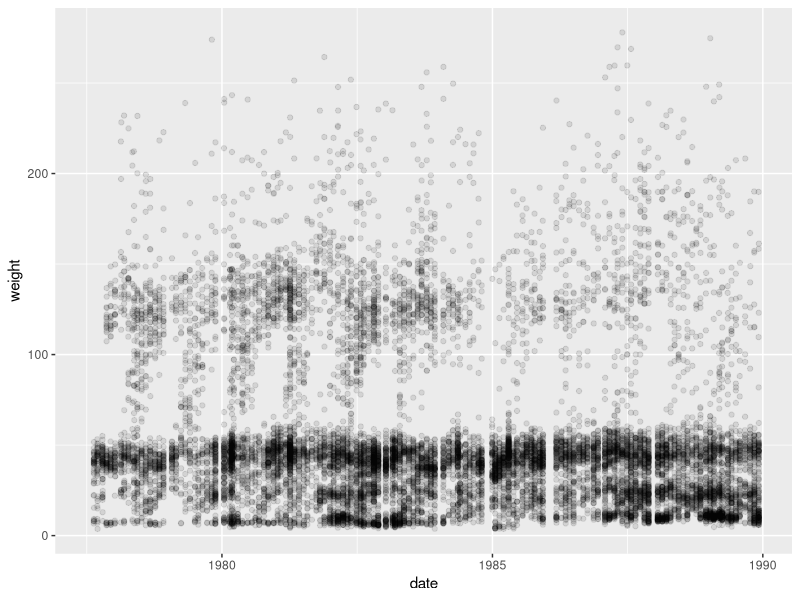
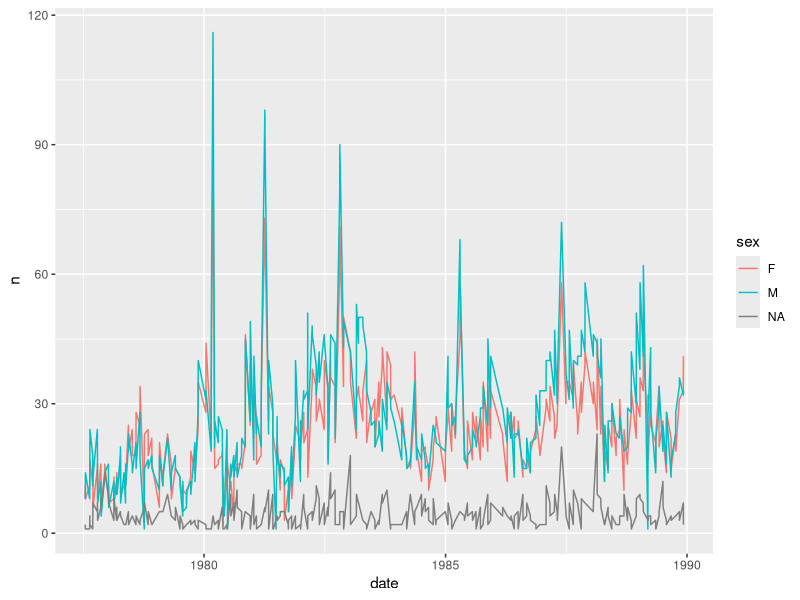

The R script that drew these images, in order:
## ---- chunk 1
library(tidyverse)
## ---- chunk 2
surveys <- read_csv("data/surveys_complete_77_89.csv")
## ---- chunk 3
class(surveys)
## ---- chunk 4
select(surveys, plot_id, species_id, hindfoot_length)
## ---- chunk 5
select(surveys, -record_id, -year)
## ---- chunk 6
select(surveys, c(3:5, 10))
## ---- chunk 7
select(surveys, where(is.numeric))
## ---- chunk 8
select(surveys, where(anyNA))
## ---- chunk 9
filter(surveys, year == 1985)
## ---- chunk 10
filter(surveys, species_id %in% c("RM", "DO"))
## ---- chunk 11
filter(surveys, year <= 1988 & !is.na(hindfoot_length))
## ---- chunk 12
surveys_filtered <- filter(surveys, year >= 1980 & year <= 1985)
## ---- chunk 13
surveys_selected <- select(surveys, year, month, species_id, plot_id)
## ---- chunk 14
filter(select(surveys, -day), month >= 7)
## ---- chunk 15
surveys_noday <- select(surveys, -day)
filter(surveys_noday, month >= 7)
## ---- chunk 16
surveys %>% 
  select(-day) %>% 
  filter(month >= 7)
## ---- chunk 17
surveys_sub <- surveys %>% 
  select(-day) %>% 
  filter(month >= 7)
## ---- chunk 18
surveys_1988 <- surveys %>%
  filter(year == 1988) %>%
  select(record_id, month, species_id)
## ---- chunk 19
surveys %>% 
  mutate(weight_kg = weight / 1000)
## ---- chunk 20
surveys %>% 
  mutate(weight_kg = weight / 1000,
         weight_lbs = weight_kg * 2.2)
## ---- chunk 21
surveys %>% 
  mutate(date = paste(year, month, day, sep = "-"))
## ---- chunk 22
surveys %>% 
  mutate(date = paste(year, month, day, sep = "-")) %>% 
  relocate(date, .after = year)
## ---- chunk 23
library(lubridate)

surveys %>% 
  mutate(date = paste(year, month, day, sep = "-"),
         date = ymd(date)) %>% 
  relocate(date, .after = year)

surveys %>% 
  mutate(date = paste(year, month, day, sep = "-"),
         date = as.Date(date)) %>% 
  relocate(date, .after = year)
## ---- chunk 24
# using nested functions
surveys %>% 
  mutate(date = ymd(paste(year, month, day, sep = "-"))) %>% 
  relocate(date, .after = year)

# using a pipe *inside* mutate()
surveys %>% 
  mutate(date = paste(year, month, day, 
                      sep = "-") %>% ymd()) %>% 
  relocate(date, .after = year)
## ---- chunk 25
surveys %>% 
  mutate(date = ymd(paste(year, month, day, sep = "-"))) %>% 
  ggplot(aes(x = date, y = weight)) +
  geom_jitter(alpha = 0.1)
## ---- chunk 26
surveys %>% 
  group_by(sex) %>% 
  summarize(mean_weight = mean(weight, na.rm = T))
## ---- chunk 27
surveys %>% 
  group_by(sex) %>% 
  summarize(mean_weight = mean(weight, na.rm = T),
            n = n())
## ---- chunk 28
surveys %>% 
  group_by(species_id, sex) %>% 
  summarize(mean_weight = mean(weight, na.rm = T),
            n = n())
## ---- chunk 29
surveys %>% 
  filter(!is.na(weight)) %>% 
  group_by(species_id, sex) %>% 
  summarize(mean_weight = mean(weight),
            n = n())
## ---- chunk 30
surveys %>% 
  filter(!is.na(weight)) %>% 
  group_by(species_id, sex) %>% 
  summarize(mean_weight = mean(weight),
            n = n()) %>% 
  arrange(mean_weight)
## ---- chunk 31
surveys %>% 
  filter(!is.na(weight)) %>% 
  group_by(species_id, sex) %>% 
  summarize(mean_weight = mean(weight),
            n = n()) %>% 
  arrange(desc(mean_weight))
## ---- chunk 32
surveys %>% 
  group_by(species_id, sex)
## ---- chunk 33
surveys %>% 
  filter(!is.na(weight)) %>% 
  group_by(species_id, sex) %>% 
  summarize(mean_weight = mean(weight),
            n = n()) %>% 
  arrange(desc(mean_weight)) %>% 
  ungroup()
## ---- chunk 34
surveys %>% 
  filter(!is.na(weight)) %>% 
  group_by(species_id, sex) %>% 
  mutate(mean_weight = mean(weight),
            weight_diff = weight - mean_weight)
## ---- chunk 35
surveys %>% 
  filter(!is.na(weight)) %>% 
  group_by(species_id, sex) %>% 
  mutate(mean_weight = mean(weight),
            weight_diff = weight - mean_weight) %>% 
  select(species_id, sex, contains("weight"))
## ---- chunk 36

surveys_daily_counts <- surveys %>% 
  mutate(date = ymd(paste(year, month, day, sep = "-"))) %>% 
  group_by(date, sex) %>% 
  summarize(n = n())

# shorter approach using count()
surveys_daily_counts <- surveys %>% 
  mutate(date = ymd(paste(year, month, day, sep = "-"))) %>% 
  count(date, sex)
## ---- chunk 37
surveys_daily_counts %>% 
  ggplot(aes(x = date, y = n, color = sex)) +
  geom_line()
## ---- chunk 38
sp_by_plot <- surveys %>% 
  filter(!is.na(weight)) %>% 
  group_by(species_id, plot_id) %>% 
  summarise(mean_weight = mean(weight)) %>% 
  arrange(species_id, plot_id)

sp_by_plot
## ---- chunk 39
sp_by_plot_wide <- sp_by_plot %>% 
  pivot_wider(names_from = plot_id, 
              values_from = mean_weight)

sp_by_plot_wide
## ---- chunk 40
sp_by_plot %>% 
  filter(species_id == "BA" & plot_id == 1)
## ---- chunk 41
sp_by_plot_wide %>% 
  pivot_longer(cols = -species_id, names_to = "PLOT", values_to = "MEAN_WT")
## ---- chunk 42
sp_by_plot_wide %>% 
  pivot_longer(cols = -species_id, names_to = "PLOT", values_to = "MEAN_WT") %>% 
  filter(!is.na(MEAN_WT))
## ---- chunk 43
sp_by_plot %>% 
  pivot_wider(names_from = plot_id, values_from = mean_weight,
              names_prefix = "plot_")
## ---- chunk 44
surveys_sp <- sp_by_plot %>% 
  pivot_wider(names_from = plot_id, values_from = mean_weight,
              names_prefix = "plot_")

surveys_sp
## ---- chunk 45
write_csv(surveys_sp, "data/surveys_meanweight_species_plot.csv")
